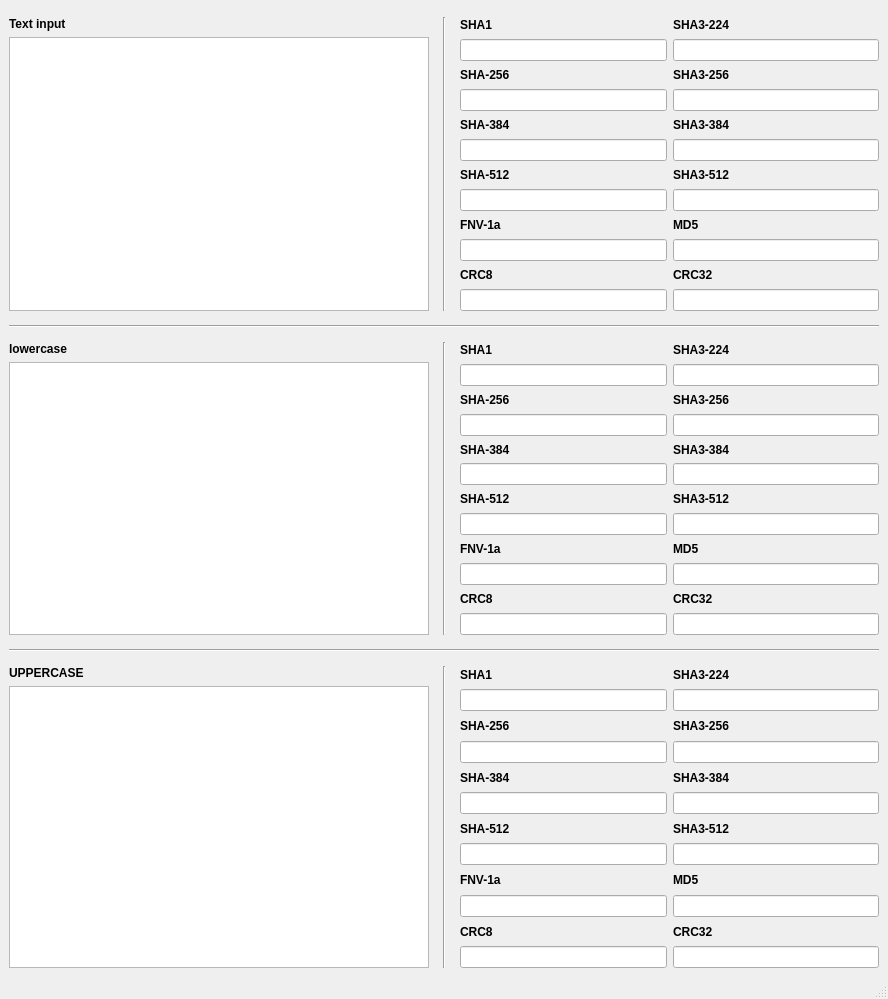
<?xml version="1.0" encoding="UTF-8"?>
<ui version="4.0">
 <class>MainWindow</class>
 <widget class="QMainWindow" name="MainWindow">
  <property name="geometry">
   <rect>
    <x>0</x>
    <y>0</y>
    <width>888</width>
    <height>999</height>
   </rect>
  </property>
  <property name="minimumSize">
   <size>
    <width>888</width>
    <height>999</height>
   </size>
  </property>
  <property name="windowTitle">
   <string>Hashui</string>
  </property>
  <widget class="QWidget" name="centralwidget">
   <layout class="QVBoxLayout" name="verticalLayout_10">
    <item>
     <layout class="QHBoxLayout" name="horizontalLayout_2">
      <property name="topMargin">
       <number>8</number>
      </property>
      <property name="bottomMargin">
       <number>8</number>
      </property>
      <item>
       <layout class="QVBoxLayout" name="verticalLayout_3">
        <property name="rightMargin">
         <number>8</number>
        </property>
        <item>
         <widget class="QLabel" name="labelTextEdit">
          <property name="font">
           <font>
            <bold>true</bold>
           </font>
          </property>
          <property name="text">
           <string>Text input</string>
          </property>
         </widget>
        </item>
        <item>
         <widget class="QTextEdit" name="textEdit"/>
        </item>
       </layout>
      </item>
      <item>
       <widget class="Line" name="line">
        <property name="orientation">
         <enum>Qt::Vertical</enum>
        </property>
       </widget>
      </item>
      <item>
       <layout class="QHBoxLayout" name="horizontalLayout">
        <property name="leftMargin">
         <number>8</number>
        </property>
        <item>
         <layout class="QVBoxLayout" name="verticalLayout">
          <item>
           <widget class="QLabel" name="labelSHA1">
            <property name="font">
             <font>
              <bold>true</bold>
             </font>
            </property>
            <property name="text">
             <string>SHA1</string>
            </property>
           </widget>
          </item>
          <item>
           <widget class="QLineEdit" name="lineEditSHA1">
            <property name="readOnly">
             <bool>true</bool>
            </property>
           </widget>
          </item>
          <item>
           <widget class="QLabel" name="labelSHA256">
            <property name="font">
             <font>
              <bold>true</bold>
             </font>
            </property>
            <property name="text">
             <string>SHA-256</string>
            </property>
           </widget>
          </item>
          <item>
           <widget class="QLineEdit" name="lineEditSHA256">
            <property name="readOnly">
             <bool>true</bool>
            </property>
           </widget>
          </item>
          <item>
           <widget class="QLabel" name="labelSHA384">
            <property name="font">
             <font>
              <bold>true</bold>
             </font>
            </property>
            <property name="text">
             <string>SHA-384</string>
            </property>
           </widget>
          </item>
          <item>
           <widget class="QLineEdit" name="lineEditSHA384">
            <property name="readOnly">
             <bool>true</bool>
            </property>
           </widget>
          </item>
          <item>
           <widget class="QLabel" name="labelSHA512">
            <property name="font">
             <font>
              <bold>true</bold>
             </font>
            </property>
            <property name="text">
             <string>SHA-512</string>
            </property>
           </widget>
          </item>
          <item>
           <widget class="QLineEdit" name="lineEditSHA512">
            <property name="readOnly">
             <bool>true</bool>
            </property>
           </widget>
          </item>
          <item>
           <widget class="QLabel" name="labelFNV1a">
            <property name="font">
             <font>
              <bold>true</bold>
             </font>
            </property>
            <property name="text">
             <string>FNV-1a</string>
            </property>
           </widget>
          </item>
          <item>
           <widget class="QLineEdit" name="lineEditFNV1a">
            <property name="readOnly">
             <bool>true</bool>
            </property>
           </widget>
          </item>
          <item>
           <widget class="QLabel" name="labelCRC8">
            <property name="font">
             <font>
              <bold>true</bold>
             </font>
            </property>
            <property name="text">
             <string>CRC8</string>
            </property>
           </widget>
          </item>
          <item>
           <widget class="QLineEdit" name="lineEditCRC8">
            <property name="readOnly">
             <bool>true</bool>
            </property>
           </widget>
          </item>
         </layout>
        </item>
        <item>
         <layout class="QVBoxLayout" name="verticalLayout_2">
          <item>
           <widget class="QLabel" name="labelSHA3_224">
            <property name="font">
             <font>
              <bold>true</bold>
             </font>
            </property>
            <property name="text">
             <string>SHA3-224</string>
            </property>
           </widget>
          </item>
          <item>
           <widget class="QLineEdit" name="lineEditSHA3_224">
            <property name="readOnly">
             <bool>true</bool>
            </property>
           </widget>
          </item>
          <item>
           <widget class="QLabel" name="labelSHA3_256">
            <property name="font">
             <font>
              <bold>true</bold>
             </font>
            </property>
            <property name="text">
             <string>SHA3-256</string>
            </property>
           </widget>
          </item>
          <item>
           <widget class="QLineEdit" name="lineEditSHA3_256">
            <property name="readOnly">
             <bool>true</bool>
            </property>
           </widget>
          </item>
          <item>
           <widget class="QLabel" name="labelSHA3_384">
            <property name="font">
             <font>
              <bold>true</bold>
             </font>
            </property>
            <property name="text">
             <string>SHA3-384</string>
            </property>
           </widget>
          </item>
          <item>
           <widget class="QLineEdit" name="lineEditSHA3_384">
            <property name="readOnly">
             <bool>true</bool>
            </property>
           </widget>
          </item>
          <item>
           <widget class="QLabel" name="labelSHA3_512">
            <property name="font">
             <font>
              <bold>true</bold>
             </font>
            </property>
            <property name="text">
             <string>SHA3-512</string>
            </property>
           </widget>
          </item>
          <item>
           <widget class="QLineEdit" name="lineEditSHA3_512">
            <property name="readOnly">
             <bool>true</bool>
            </property>
           </widget>
          </item>
          <item>
           <widget class="QLabel" name="labelMD5">
            <property name="font">
             <font>
              <bold>true</bold>
             </font>
            </property>
            <property name="text">
             <string>MD5</string>
            </property>
           </widget>
          </item>
          <item>
           <widget class="QLineEdit" name="lineEditMD5">
            <property name="readOnly">
             <bool>true</bool>
            </property>
           </widget>
          </item>
          <item>
           <widget class="QLabel" name="labelCRC32">
            <property name="font">
             <font>
              <bold>true</bold>
             </font>
            </property>
            <property name="text">
             <string>CRC32</string>
            </property>
           </widget>
          </item>
          <item>
           <widget class="QLineEdit" name="lineEditCRC32">
            <property name="readOnly">
             <bool>true</bool>
            </property>
           </widget>
          </item>
         </layout>
        </item>
       </layout>
      </item>
     </layout>
    </item>
    <item>
     <widget class="Line" name="line_2">
      <property name="orientation">
       <enum>Qt::Horizontal</enum>
      </property>
     </widget>
    </item>
    <item>
     <layout class="QHBoxLayout" name="horizontalLayout_3">
      <property name="topMargin">
       <number>8</number>
      </property>
      <property name="bottomMargin">
       <number>8</number>
      </property>
      <item>
       <layout class="QVBoxLayout" name="verticalLayout_4">
        <property name="rightMargin">
         <number>8</number>
        </property>
        <item>
         <widget class="QLabel" name="labelTextEdit_2">
          <property name="font">
           <font>
            <bold>true</bold>
           </font>
          </property>
          <property name="text">
           <string>lowercase</string>
          </property>
         </widget>
        </item>
        <item>
         <widget class="QTextEdit" name="textEditLowercase">
          <property name="readOnly">
           <bool>true</bool>
          </property>
         </widget>
        </item>
       </layout>
      </item>
      <item>
       <widget class="Line" name="line_3">
        <property name="orientation">
         <enum>Qt::Vertical</enum>
        </property>
       </widget>
      </item>
      <item>
       <layout class="QHBoxLayout" name="horizontalLayout_4">
        <property name="leftMargin">
         <number>8</number>
        </property>
        <item>
         <layout class="QVBoxLayout" name="verticalLayout_5">
          <item>
           <widget class="QLabel" name="labelSHA1_lowercase">
            <property name="font">
             <font>
              <bold>true</bold>
             </font>
            </property>
            <property name="text">
             <string>SHA1</string>
            </property>
           </widget>
          </item>
          <item>
           <widget class="QLineEdit" name="lineEditSHA1_lowercase">
            <property name="readOnly">
             <bool>true</bool>
            </property>
           </widget>
          </item>
          <item>
           <widget class="QLabel" name="labelSHA256_lowercase">
            <property name="font">
             <font>
              <bold>true</bold>
             </font>
            </property>
            <property name="text">
             <string>SHA-256</string>
            </property>
           </widget>
          </item>
          <item>
           <widget class="QLineEdit" name="lineEditSHA256_lowercase">
            <property name="readOnly">
             <bool>true</bool>
            </property>
           </widget>
          </item>
          <item>
           <widget class="QLabel" name="labelSHA384_lowercase">
            <property name="font">
             <font>
              <bold>true</bold>
             </font>
            </property>
            <property name="text">
             <string>SHA-384</string>
            </property>
           </widget>
          </item>
          <item>
           <widget class="QLineEdit" name="lineEditSHA384_lowercase">
            <property name="readOnly">
             <bool>true</bool>
            </property>
           </widget>
          </item>
          <item>
           <widget class="QLabel" name="labelSHA512_lowercase">
            <property name="font">
             <font>
              <bold>true</bold>
             </font>
            </property>
            <property name="text">
             <string>SHA-512</string>
            </property>
           </widget>
          </item>
          <item>
           <widget class="QLineEdit" name="lineEditSHA512_lowercase">
            <property name="readOnly">
             <bool>true</bool>
            </property>
           </widget>
          </item>
          <item>
           <widget class="QLabel" name="labelFNV1a_lowercase">
            <property name="font">
             <font>
              <bold>true</bold>
             </font>
            </property>
            <property name="text">
             <string>FNV-1a</string>
            </property>
           </widget>
          </item>
          <item>
           <widget class="QLineEdit" name="lineEditFNV1a_lowercase">
            <property name="readOnly">
             <bool>true</bool>
            </property>
           </widget>
          </item>
          <item>
           <widget class="QLabel" name="labelCRC8_lowercase">
            <property name="font">
             <font>
              <bold>true</bold>
             </font>
            </property>
            <property name="text">
             <string>CRC8</string>
            </property>
           </widget>
          </item>
          <item>
           <widget class="QLineEdit" name="lineEditCRC8_lowercase">
            <property name="readOnly">
             <bool>true</bool>
            </property>
           </widget>
          </item>
         </layout>
        </item>
        <item>
         <layout class="QVBoxLayout" name="verticalLayout_6">
          <item>
           <widget class="QLabel" name="labelSHA3_224_lowercase">
            <property name="font">
             <font>
              <bold>true</bold>
             </font>
            </property>
            <property name="text">
             <string>SHA3-224</string>
            </property>
           </widget>
          </item>
          <item>
           <widget class="QLineEdit" name="lineEditSHA3_224_lowercase">
            <property name="readOnly">
             <bool>true</bool>
            </property>
           </widget>
          </item>
          <item>
           <widget class="QLabel" name="labelSHA3_256_lowercase">
            <property name="font">
             <font>
              <bold>true</bold>
             </font>
            </property>
            <property name="text">
             <string>SHA3-256</string>
            </property>
           </widget>
          </item>
          <item>
           <widget class="QLineEdit" name="lineEditSHA3_256_lowercase">
            <property name="readOnly">
             <bool>true</bool>
            </property>
           </widget>
          </item>
          <item>
           <widget class="QLabel" name="labelSHA3_384_lowercase">
            <property name="font">
             <font>
              <bold>true</bold>
             </font>
            </property>
            <property name="text">
             <string>SHA3-384</string>
            </property>
           </widget>
          </item>
          <item>
           <widget class="QLineEdit" name="lineEditSHA3_384_lowercase">
            <property name="readOnly">
             <bool>true</bool>
            </property>
           </widget>
          </item>
          <item>
           <widget class="QLabel" name="labelSHA3_512_lowercase">
            <property name="font">
             <font>
              <bold>true</bold>
             </font>
            </property>
            <property name="text">
             <string>SHA3-512</string>
            </property>
           </widget>
          </item>
          <item>
           <widget class="QLineEdit" name="lineEditSHA3_512_lowercase">
            <property name="readOnly">
             <bool>true</bool>
            </property>
           </widget>
          </item>
          <item>
           <widget class="QLabel" name="labelMD5_lowercase">
            <property name="font">
             <font>
              <bold>true</bold>
             </font>
            </property>
            <property name="text">
             <string>MD5</string>
            </property>
           </widget>
          </item>
          <item>
           <widget class="QLineEdit" name="lineEditMD5_lowercase">
            <property name="readOnly">
             <bool>true</bool>
            </property>
           </widget>
          </item>
          <item>
           <widget class="QLabel" name="labelCRC32_lowercase">
            <property name="font">
             <font>
              <bold>true</bold>
             </font>
            </property>
            <property name="text">
             <string>CRC32</string>
            </property>
           </widget>
          </item>
          <item>
           <widget class="QLineEdit" name="lineEditCRC32_lowercase">
            <property name="readOnly">
             <bool>true</bool>
            </property>
           </widget>
          </item>
         </layout>
        </item>
       </layout>
      </item>
     </layout>
    </item>
    <item>
     <widget class="Line" name="line_5">
      <property name="orientation">
       <enum>Qt::Horizontal</enum>
      </property>
     </widget>
    </item>
    <item>
     <layout class="QHBoxLayout" name="horizontalLayout_5">
      <property name="topMargin">
       <number>8</number>
      </property>
      <item>
       <layout class="QVBoxLayout" name="verticalLayout_7">
        <property name="rightMargin">
         <number>8</number>
        </property>
        <item>
         <widget class="QLabel" name="labelTextEdit_3">
          <property name="font">
           <font>
            <bold>true</bold>
           </font>
          </property>
          <property name="text">
           <string>UPPERCASE</string>
          </property>
         </widget>
        </item>
        <item>
         <widget class="QTextEdit" name="textEditUppercase">
          <property name="readOnly">
           <bool>true</bool>
          </property>
         </widget>
        </item>
       </layout>
      </item>
      <item>
       <widget class="Line" name="line_4">
        <property name="orientation">
         <enum>Qt::Vertical</enum>
        </property>
       </widget>
      </item>
      <item>
       <layout class="QHBoxLayout" name="horizontalLayout_6">
        <property name="leftMargin">
         <number>8</number>
        </property>
        <item>
         <layout class="QVBoxLayout" name="verticalLayout_8">
          <item>
           <widget class="QLabel" name="labelSHA1_uppercase">
            <property name="font">
             <font>
              <bold>true</bold>
             </font>
            </property>
            <property name="text">
             <string>SHA1</string>
            </property>
           </widget>
          </item>
          <item>
           <widget class="QLineEdit" name="lineEditSHA1_uppercase">
            <property name="readOnly">
             <bool>true</bool>
            </property>
           </widget>
          </item>
          <item>
           <widget class="QLabel" name="labelSHA256_uppercase">
            <property name="font">
             <font>
              <bold>true</bold>
             </font>
            </property>
            <property name="text">
             <string>SHA-256</string>
            </property>
           </widget>
          </item>
          <item>
           <widget class="QLineEdit" name="lineEditSHA256_uppercase">
            <property name="readOnly">
             <bool>true</bool>
            </property>
           </widget>
          </item>
          <item>
           <widget class="QLabel" name="labelSHA384_uppercase">
            <property name="font">
             <font>
              <bold>true</bold>
             </font>
            </property>
            <property name="text">
             <string>SHA-384</string>
            </property>
           </widget>
          </item>
          <item>
           <widget class="QLineEdit" name="lineEditSHA384_uppercase">
            <property name="readOnly">
             <bool>true</bool>
            </property>
           </widget>
          </item>
          <item>
           <widget class="QLabel" name="labelSHA512_uppercase">
            <property name="font">
             <font>
              <bold>true</bold>
             </font>
            </property>
            <property name="text">
             <string>SHA-512</string>
            </property>
           </widget>
          </item>
          <item>
           <widget class="QLineEdit" name="lineEditSHA512_uppercase">
            <property name="readOnly">
             <bool>true</bool>
            </property>
           </widget>
          </item>
          <item>
           <widget class="QLabel" name="labelFNV1a_uppercase">
            <property name="font">
             <font>
              <bold>true</bold>
             </font>
            </property>
            <property name="text">
             <string>FNV-1a</string>
            </property>
           </widget>
          </item>
          <item>
           <widget class="QLineEdit" name="lineEditFNV1a_uppercase">
            <property name="readOnly">
             <bool>true</bool>
            </property>
           </widget>
          </item>
          <item>
           <widget class="QLabel" name="labelCRC8_uppercase">
            <property name="font">
             <font>
              <bold>true</bold>
             </font>
            </property>
            <property name="text">
             <string>CRC8</string>
            </property>
           </widget>
          </item>
          <item>
           <widget class="QLineEdit" name="lineEditCRC8_uppercase">
            <property name="readOnly">
             <bool>true</bool>
            </property>
           </widget>
          </item>
         </layout>
        </item>
        <item>
         <layout class="QVBoxLayout" name="verticalLayout_9">
          <item>
           <widget class="QLabel" name="labelSHA3_224_uppercase">
            <property name="font">
             <font>
              <bold>true</bold>
             </font>
            </property>
            <property name="text">
             <string>SHA3-224</string>
            </property>
           </widget>
          </item>
          <item>
           <widget class="QLineEdit" name="lineEditSHA3_224_uppercase">
            <property name="readOnly">
             <bool>true</bool>
            </property>
           </widget>
          </item>
          <item>
           <widget class="QLabel" name="labelSHA3_256_uppercase">
            <property name="font">
             <font>
              <bold>true</bold>
             </font>
            </property>
            <property name="text">
             <string>SHA3-256</string>
            </property>
           </widget>
          </item>
          <item>
           <widget class="QLineEdit" name="lineEditSHA3_256_uppercase">
            <property name="readOnly">
             <bool>true</bool>
            </property>
           </widget>
          </item>
          <item>
           <widget class="QLabel" name="labelSHA3_384_uppercase">
            <property name="font">
             <font>
              <bold>true</bold>
             </font>
            </property>
            <property name="text">
             <string>SHA3-384</string>
            </property>
           </widget>
          </item>
          <item>
           <widget class="QLineEdit" name="lineEditSHA3_384_uppercase">
            <property name="readOnly">
             <bool>true</bool>
            </property>
           </widget>
          </item>
          <item>
           <widget class="QLabel" name="labelSHA3_512_uppercase">
            <property name="font">
             <font>
              <bold>true</bold>
             </font>
            </property>
            <property name="text">
             <string>SHA3-512</string>
            </property>
           </widget>
          </item>
          <item>
           <widget class="QLineEdit" name="lineEditSHA3_512_uppercase">
            <property name="readOnly">
             <bool>true</bool>
            </property>
           </widget>
          </item>
          <item>
           <widget class="QLabel" name="labelMD5_uppercase">
            <property name="font">
             <font>
              <bold>true</bold>
             </font>
            </property>
            <property name="text">
             <string>MD5</string>
            </property>
           </widget>
          </item>
          <item>
           <widget class="QLineEdit" name="lineEditMD5_uppercase">
            <property name="readOnly">
             <bool>true</bool>
            </property>
           </widget>
          </item>
          <item>
           <widget class="QLabel" name="labelCRC32_uppercase">
            <property name="font">
             <font>
              <bold>true</bold>
             </font>
            </property>
            <property name="text">
             <string>CRC32</string>
            </property>
           </widget>
          </item>
          <item>
           <widget class="QLineEdit" name="lineEditCRC32_uppercase">
            <property name="readOnly">
             <bool>true</bool>
            </property>
           </widget>
          </item>
         </layout>
        </item>
       </layout>
      </item>
     </layout>
    </item>
   </layout>
  </widget>
  <widget class="QMenuBar" name="menubar">
   <property name="geometry">
    <rect>
     <x>0</x>
     <y>0</y>
     <width>888</width>
     <height>17</height>
    </rect>
   </property>
  </widget>
  <widget class="QStatusBar" name="statusbar"/>
 </widget>
 <resources/>
 <connections/>
</ui>
